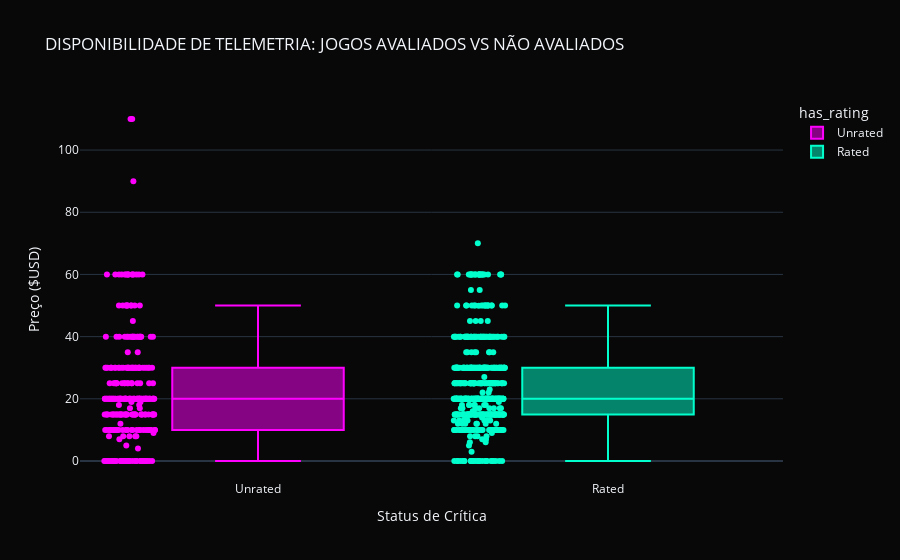

This figure's notebook cell:
### Markdown cell above
### Visualização PCA 3D

### Code cell
# Criar flag para jogos sem nota
master_df['has_rating'] = master_df['rating'].apply(lambda x: 'Rated' if x > 0 else 'Unrated')

# Visualizar a distribuição de Preço vs Status de Avaliação
fig = px.box(master_df, x='has_rating', y='price', 
             color='has_rating',
             points="all",
             title="DISPONIBILIDADE DE TELEMETRIA: JOGOS AVALIADOS VS NÃO AVALIADOS",
             template='plotly_dark',
             color_discrete_map={'Rated': '#00ffcc', 'Unrated': '#ff00ff'})

fig.update_layout(
    plot_bgcolor='#080808',
    paper_bgcolor='#080808',
    yaxis_title="Preço ($USD)",
    xaxis_title="Status de Crítica"
)

fig.show()

# Filtrar jogos com rating zero
jogos_sem_nota = master_df[master_df['rating'] == 0]

print('='*60)
print(f"Total de jogos sem nota: {len(jogos_sem_nota)}")
print(f"Total de jogos: {len(master_df)}")

# Exibir as colunas principais para análise
display(jogos_sem_nota[['name', 'genres', 'price', 'review_count']].head())

print('='*60)
# Comparação rápida
print()
print("Estatísticas de Review Count para jogos com Rating 0:")
print(master_df[master_df['rating'] == 0]['review_count'].value_counts())

# Ver indies ou jogos caros sem nota (estratégico para UX)
caros_sem_nota = master_df[(master_df['rating'] == 0) & (master_df['price'] > 40)]
print('='*60)
print()
print(f"Jogos caros (Premium) sem avaliação: {len(caros_sem_nota)}")
display(caros_sem_nota[['name', 'price', 'developer']].head())

### Figure 1 — Plotly figure (JSON) as saved in the notebook; plotly's stock layout.template omitted (floating-point values rounded to 4 significant figures; data arrays with more than 128 entries replaced by an {"elided": "..."} marker saying what was removed)
{"data": [{"alignmentgroup": "True", "boxpoints": "all", "hovertemplate": "has_rating=%{x}<br>price=%{y}<extra></extra>", "legendgroup": "Unrated", "marker": {"color": "#ff00ff"}, "name": "Unrated", "notched": false, "offsetgroup": "Unrated", "orientation": "v", "showlegend": true, "type": "box", "x": {"elided": "304 str values"}, "x0": " ", "xaxis": "x", "y": {"elided": "304 float values"}, "y0": " ", "yaxis": "y"}, {"alignmentgroup": "True", "boxpoints": "all", "hovertemplate": "has_rating=%{x}<br>price=%{y}<extra></extra>", "legendgroup": "Rated", "marker": {"color": "#00ffcc"}, "name": "Rated", "notched": false, "offsetgroup": "Rated", "orientation": "v", "showlegend": true, "type": "box", "x": {"elided": "611 str values"}, "x0": " ", "xaxis": "x", "y": {"elided": "611 float values"}, "y0": " ", "yaxis": "y"}], "layout": {"boxmode": "overlay", "legend": {"title": {"text": "has_rating"}, "tracegroupgap": 0}, "paper_bgcolor": "#080808", "plot_bgcolor": "#080808", "title": {"text": "DISPONIBILIDADE DE TELEMETRIA: JOGOS AVALIADOS VS NÃO AVALIADOS"}, "xaxis": {"anchor": "y", "categoryarray": ["Unrated", "Rated"], "categoryorder": "array", "domain": [0, 1], "title": {"text": "Status de Crítica"}}, "yaxis": {"anchor": "x", "domain": [0, 1], "title": {"text": "Preço ($USD)"}}}}
